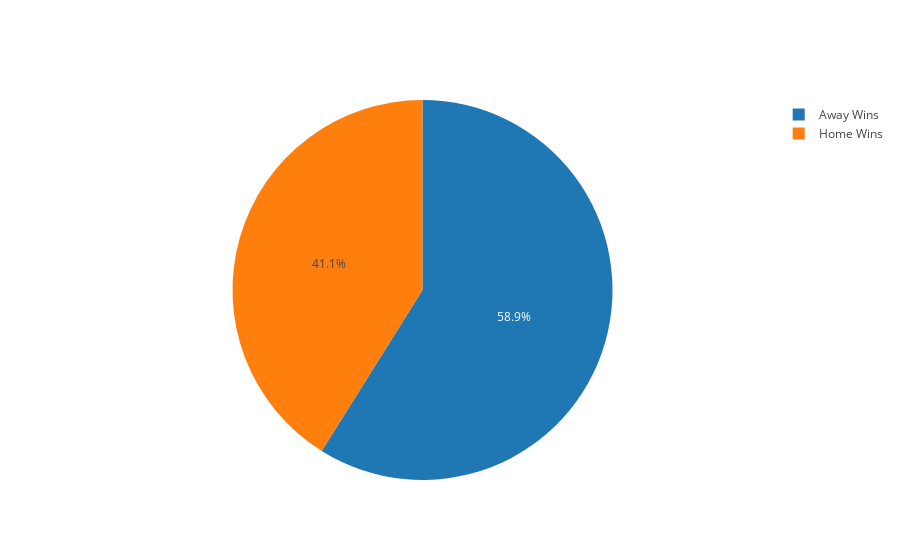

The notebook cell saved with this chart:
### Markdown cell above
<b>Let us see RCB performance in and away from home Did it had a huge impact on their success Let us Find Out..</b>

### Code cell
wins=df_rcb_matches[df_rcb_matches.winner=='RCB']  
wins_At_home=wins[wins.city=='Bangalore']
count_home=len(wins_At_home)
wins_away=wins[wins.city!='Bangalore']
count_away=len(wins_away)
labels = ['Home Wins','Away Wins']
values = [count_home,count_away]
trace = go.Pie(labels=labels, values=values)
iplot([trace], filename='basic_pie_chart',show_link=False)

### Figure 1 — Plotly figure (JSON) as saved in the notebook; plotly's stock layout.template omitted (floating-point values rounded to 4 significant figures)
{"data": [{"labels": ["Home Wins", "Away Wins"], "type": "pie", "uid": "02e48356-26a5-441c-b59d-2bf532ec7e82", "values": [30, 43]}], "layout": {}}
